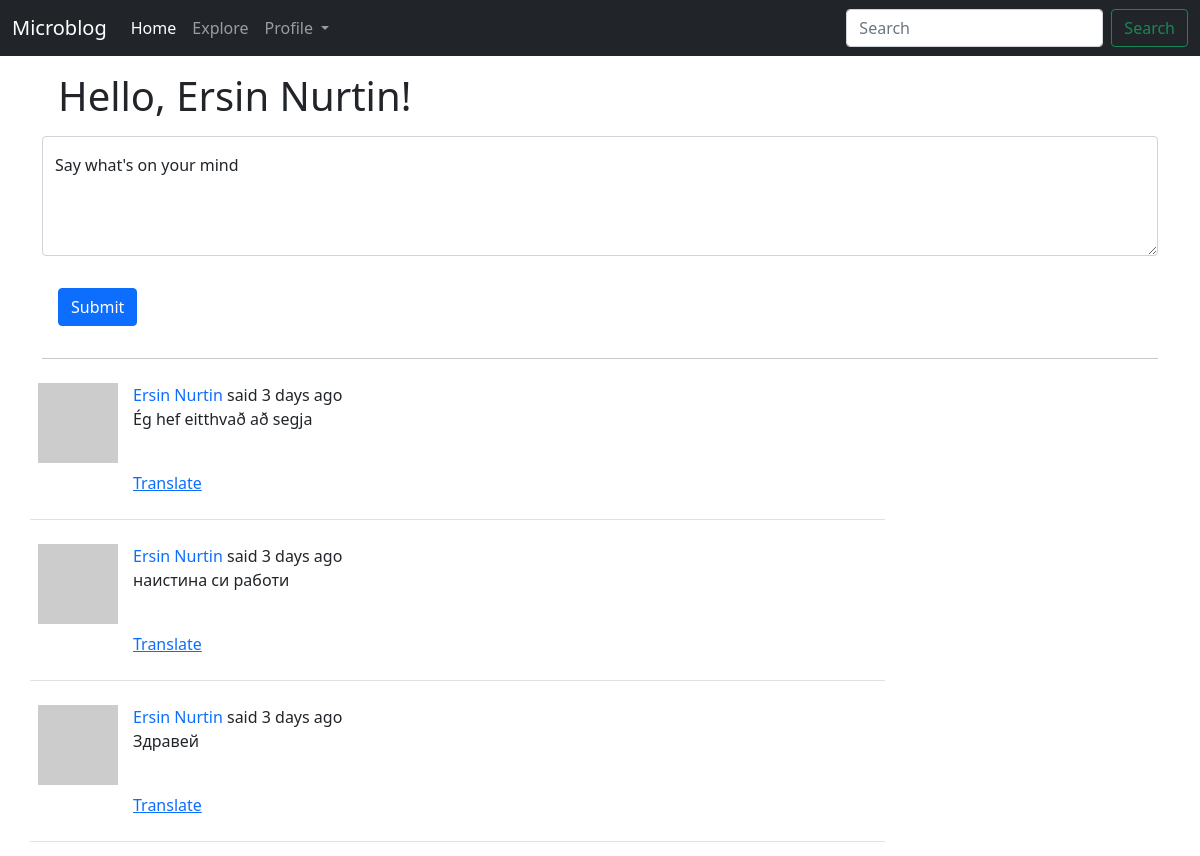
The page /home (signed in, upper part) on the database as committed earlier.
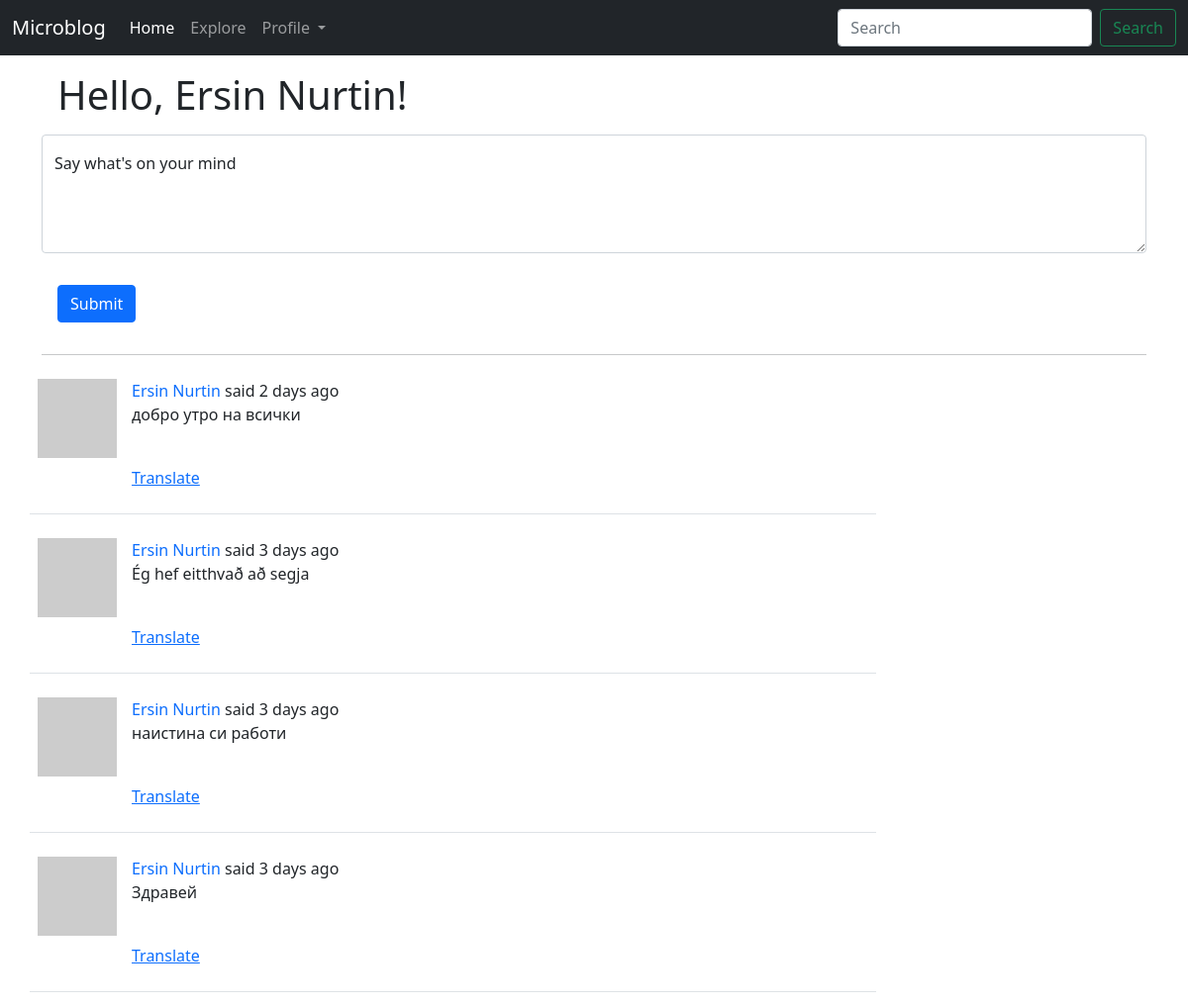
The same page on the database as committed later.
### app/models.py (models this page shows, shortened)
class SearchableMixin:
	@classmethod
	def before_commit(cls, session):
		session._changes = {
			'add': list(session.new),
			'update': list(session.dirty),
			'delete': list(session.deleted)
		}
	@classmethod
	def after_commit(cls, session):
		for obj in session._changes['add']:
			if isinstance(obj, SearchableMixin):
				add_to_index(obj.__tablename__, obj)
		for obj in session._changes['update']:
			if isinstance(obj, SearchableMixin):
				add_to_index(obj.__tablename__, obj)
		for obj in session._changes['delete']:
			if isinstance(obj, SearchableMixin):
				remove_from_index(obj.__tablename__, obj)
		session._changes = None

class Post(SearchableMixin, db.Model):
	__searchable__ = ['body']
	id = db.Column(db.Integer, primary_key=True)
	body = db.Column(db.String(140))
	timestamp = db.Column(db.DateTime, index=True, default=datetime.utcnow)
	user_id = db.Column(db.Integer, db.ForeignKey('user.id'))
	language = db.Column(db.String(5))

### app/main/routes.py (the view, shortened to what this page needs)
@bp.route('/', methods=['GET', 'POST'])
@bp.route('/home', methods=['GET', 'POST'])
@login_required
def index():
	form = PostForm()
	page = request.args.get('page', 1, type=int)
	posts = current_user.followed_posts().paginate(
		page=page, per_page=current_app.config['POSTS_PER_PAGE'], error_out=False)
	next_url = url_for('main.index', page=posts.next_num) if posts.has_next else None
	prev_url = url_for('main.index', page=posts.prev_num) if posts.has_prev else None
	return render_template('index.html', title='Home Page',
	                       posts=posts.items, form=form, next_url=next_url, prev_url=prev_url)

### app/main/forms.py
class SearchForm(FlaskForm):
	q = StringField(_l('Search'), validators=[DataRequired()])
	s = SubmitField(_l('Search'))
	def __init__(self, *args, **kwargs):
		if 'formdata' not in kwargs:
			kwargs['formdata'] = request.args
		if 'meta' not in kwargs:
			kwargs['meta'] = {'csrf': False}
		super(SearchForm, self).__init__(*args, **kwargs)

class PostForm(FlaskForm):
	post = TextAreaField(_l("Say what's on your mind"), validators=[
		DataRequired(), Length(min=1, max=140)])
	submit = SubmitField(_l('Submit'))

### app/__init__.py (called while the page is built)
def get_locale():
	user = getattr(g, 'user', None)
	if user is not None:
		return user.locale
	return request.accept_languages.best_match(current_app.config['LANGUAGES'])

### app/main/routes.py (called while the page is built)
@bp.before_app_request
def before_request():
	if current_user.is_authenticated:
		current_user.last_seen = datetime.utcnow()
		db.session.commit()
		g.search_form = SearchForm()
	g.locale = str(get_locale())

### app/models.py (called while the page is built)
@login.user_loader
def load_user(user_id):
	return User.query.get(int(user_id))

	def avatar(self, size):
		digest = md5(self.email.lower().encode('utf-8')).hexdigest()
		return f"https://www.gravatar.com/avatar/{digest}?d=identicon&s={size}"

### app/templates/index.html (shortened to what this page needs)
{% extends "layout.html" %}
{% block content %}
  <div class="container">
    <h1 class="mb-3 m-3">{{ _('Hello, %(username)s!', username=current_user.username) }}</h1>
    {% if form %}
    <form action="" method="post">
      <div class="form-floating row-cols-sm-3 mb-3">
        {{ form.post(style="height: 120px", class_="form-control", placeholder=form.post.label.text) }}
        <label>{{ form.post.label.text }}</label>
      </div>
      {{ form.submit(class_="btn btn-primary m-3 mb-3") }}
      <hr>
    </form>
    {% endif %}
  </div>
    {% for post in posts %}
        {% include '_post.html' %}
    {% endfor %}
{% endblock content %}

### app/templates/_post.html (shortened to what this page needs)
<div class="container">
    <table class="table table-hover">
      <tr class="row">
        <td class="col-1"><a href="{{ url_for('main.user', username=post.author.username) }}"><img src=" {{ post.author.avatar(70) }}" alt="user image"/></a>
        <td class="col-8">
          {{ _('%(username)s said %(when)s', username=user_link, when=moment(post.timestamp).fromNow()) }}
          <br>
          <p class="text-body"><span id="post{{ post.id }}">{{ post.body }}</span></p>
          {% if post.language and post.language != g.locale %}
            <br>
                <p><span id="translation{{ post.id }}">
                    <a href="javascript:translate(
                                '#post{{ post.id }}',
                                '#translation{{ post.id }}',
                                '{{ post.language }}',
                                '{{ g.locale }}');">{{ _('Translate') }}</a>
                </span></p>
          {% endif %}
        </td>
      </tr>
    </table>
</div>

Rows that differ between the two databases and show on the page:
added Post: body "добро утро на всички"
